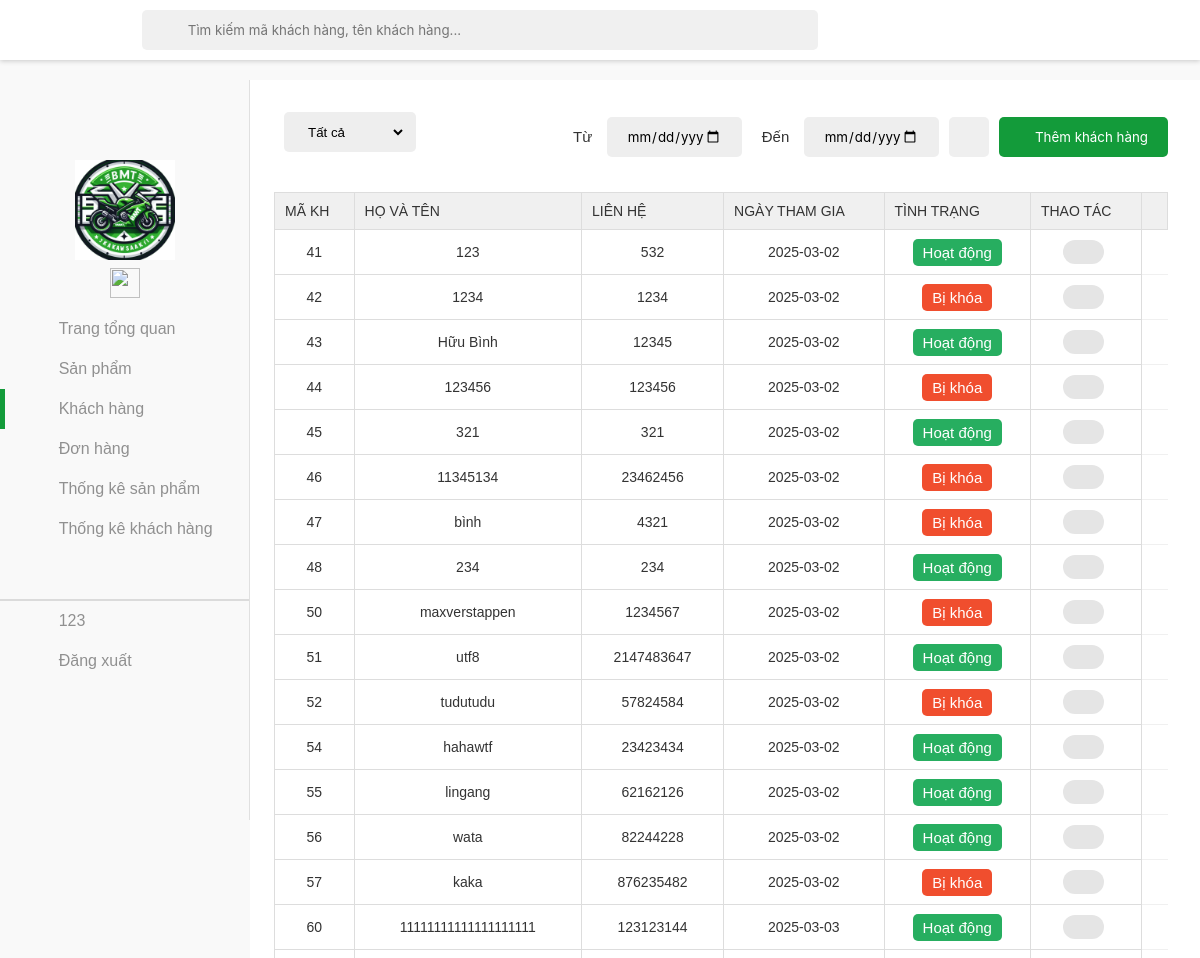
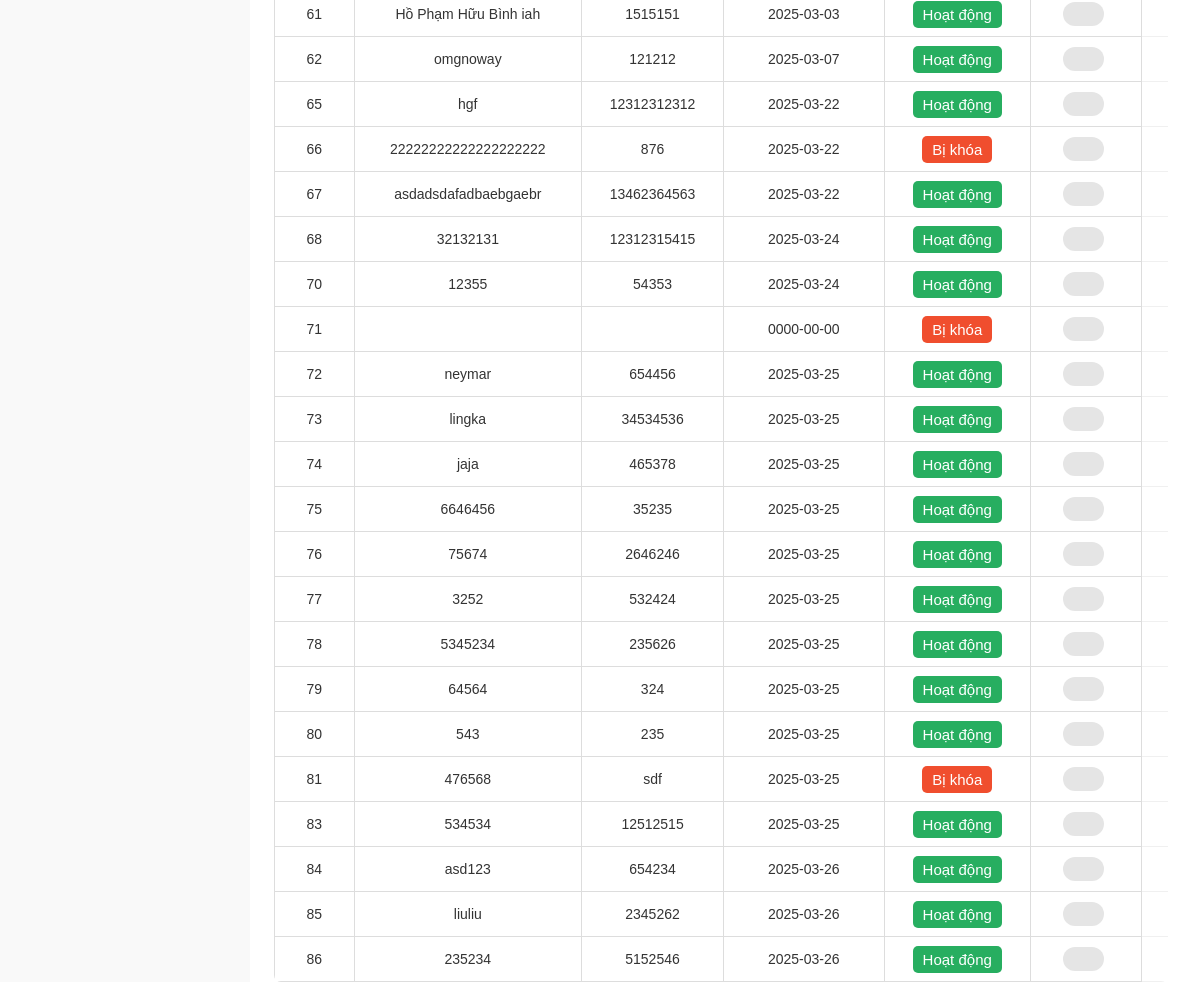
Screenshot of /khachhang/khachhang.php (signed in) with the database file from the repository (2 pictures, top to bottom).
### tables this page shows
CREATE TABLE `customer` (
  `id` int(20) NOT NULL,
  `name` varchar(20) NOT NULL,
  `contact` text NOT NULL,
  `joindate` date NOT NULL,
  `status` int(255) NOT NULL,
  `password` varchar(255) NOT NULL,
  `email` varchar(255) NOT NULL,
  `address` varchar(255) NOT NULL,
  `role` varchar(255) NOT NULL
);

### khachhang/khachhang.php (the view, shortened to what this page needs)
<!DOCTYPE php>
<html lang="en">
<head>
    <link rel="stylesheet" href="../assets/css/admin.css">
    <link href="../assets/font/font-awesome-pro-v6-6.2.0/css/all.min.css" rel="stylesheet" type="text/css" />
    <link rel="stylesheet" href="../assets/css/admin-responsive.css">
</head>
<body>
    <header class="header">
        <button class="menu-icon-btn">
            <div class="menu-icon">
                <i class="fa-regular fa-bars"></i>
            </div>
        </button>
    </header>
    <div class="container">
        <aside class="sidebar open">
            <div class="top-sidebar">
                <a href="#" class="channel-logo"><img src="../image/logo.png" alt="Channel Logo"></a>
                <div class="hidden-sidebar your-channel"><img src=""
                        style="height: 30px;" alt="">
                </div>
            </div>
            <div class="middle-sidebar">
                <ul class="sidebar-list">
                    <li class="sidebar-list-item tab-content ">
                        <a href="../admin.php" class="sidebar-link">
                            <div class="sidebar-icon"><i class="fa-light fa-house"></i></div>
                            <div class="hidden-sidebar">Trang tổng quan</div>
                        </a>
                    </li>
                    <li class="sidebar-list-item tab-content">
                        <a href="../sanpham/sanpham.php" class="sidebar-link">
                            <div class="sidebar-icon"><i class="fa-thin fa-motorcycle"></i></div>
                            <div class="hidden-sidebar">Sản phẩm</div>
                        </a>
                    </li>
                    <li class="sidebar-list-item tab-content active">
                        <a href="../khachhang/khachhang.php" class="sidebar-link">
                            <div class="sidebar-icon"><i class="fa-light fa-users"></i></div>
                            <div class="hidden-sidebar">Khách hàng</div>
                        </a>
                    </li>
                    <li class="sidebar-list-item tab-content">
                        <a href="../donhang/donhang.php" class="sidebar-link">
                            <div class="sidebar-icon"><i class="fa-light fa-basket-shopping"></i></div>
                            <div class="hidden-sidebar">Đơn hàng</div>
                        </a>
                    </li>
                    <li class="sidebar-list-item tab-content">
                        <a href="../thongkesp/thongke.php" class="sidebar-link">
                            <div class="sidebar-icon"><i class="fa-light fa-chart-simple"></i></div>
                            <div class="hidden-sidebar">Thống kê sản phẩm</div>
                        </a>
                    </li>
                    <li class="sidebar-list-item tab-content">
                        <a href="../thongkekh/thongkekh.php" class="sidebar-link">
                            <div class="sidebar-icon"><i class="fa-light fa-chart-simple"></i></div>
                            <div class="hidden-sidebar">Thống kê khách hàng</div>
                        </a>
                    </li>
                    <li class="sidebar-list-item user-logout" style="border-top: 2px solid rgba(0,0,0,0.12);">
                        <a href="#" class="sidebar-link">
                            <div class="sidebar-icon"><i class="fa-light fa-circle-user"></i></div>
                            <div class="hidden-sidebar" id="name-acc">
                                <?php echo $_SESSION['username']; ?>
                            </div>
                        </a>
                    </li>
                    <li class="sidebar-list-item user-logout">
                        <a href="../index.php" class="sidebar-link">
                            <div class="sidebar-icon"><i class="fa-light fa-arrow-right-from-bracket"></i></div>
                            <div class="hidden-sidebar" id="logoutacc">Đăng xuất</div>
                        </a>
                    </li>
                </ul>
            </div>
        </aside>
        <main class="content">
            <div class="section">
                <div class="admin-control">
                    <div class="admin-control-left">
                        <select name="tinh-trang-user" id="tinh-trang-user" >
                            <option value="2">Tất cả</option>
                        </select>
                    </div>
                    <div class="admin-control-center">
                        <form action="" class="form-search">
                            <span class="search-btn"><i class="fa-light fa-magnifying-glass"></i></span>
                            <input id="form-search-user" type="text" class="form-search-input"
                                placeholder="Tìm kiếm mã khách hàng, tên khách hàng..." >
                        </form>
                    </div>
                    <div class="admin-control-right">
                        <form action="" class="fillter-date">
                            <div>
                                <label for="time-start">Từ</label>
                                <input type="date" class="form-control-date" id="time-start-user" value="">
                            </div>
                            <div>
                                <label for="time-end">Đến</label>
                                <input type="date" class="form-control-date" id="time-end-user" value="">
                            </div>
                        </form>
                        <button class="btn-reset-order" ><i
                                class="fa-light fa-arrow-rotate-right"></i></button>
                        <a href="newkhachhang.php"><button id="btn-add-user" class="btn-control-large" ><i
                                class="fa-light fa-plus"></i> <span>Thêm khách hàng</span></button></a>
                    </div>
                </div>
                <div class="table">
                    <table width="100%">
                        <thead>
                            <tr>
                                <td>MÃ KH</td>
                                <td>Họ và tên</td>
                                <td>Liên hệ</td>
                                <td>Ngày tham gia</td>
                                <td>Tình trạng</td>
                                <td>Thao tác</td>
                                <td></td>
                            </tr>
                        </thead>
                        <tbody id="show-user">
                            <?php
                            $servername="localhost";
                            $username="root";
                            $password="";
                            $dbname="admindoan";
                            $conn = new mysqli($servername,$username,$password,$dbname);
                            $sql="SELECT id, name, contact, joindate, status FROM customer";
                            $result = $conn->query($sql);
                            if ($result->num_rows > 0) {
                                while($row= $result->fetch_assoc()) {
                                    echo "<tr>";
                                    echo "<td>".$row["id"]."</td>";
                                    echo "<td>".$row["name"]."</td>";
                                    echo "<td>".$row["contact"]."</td>";
                                    echo "<td>".$row["joindate"]."</td>";
                                    echo "<td><span class='status-".($row["status"]==1?"complete":"no-complete")."'>".($row["status"]==1?"Hoạt động":"Bị khóa")."</span></td>";
                                    echo "<td class='control control-table'>";
                                    echo "<a href='changekhachhang.php?id=".$row["id"]."'><button class='btn-edit' id='edit-account'  >";
                                    echo "<i class='fa-light fa-pen-to-square'></i></button></a>";
                                    echo "</td>";
                                    echo "</tr>";
                                }} else {
                                    echo "<div class='no-products'>Không có sản phẩm nào!</div>";                }
                            ?>
                        </tbody>
                    </table>
                </div>
            </div>
        </main>
    </div>
</body>
</html>

### assets/css/admin-responsive.css (style rules this page uses)
:root { --red: #B5292F; --lightest-gray: rgb(249, 249, 249); }
@media only screen and (max-width: 1200px) { .admin-control-center { margin: 1rem -1rem; width: 25rem; } }
@media only screen and (max-width: 1200px) { select { margin-bottom: 10px; } }
@media only screen and (max-width: 1200px) { #tinh-trang,.form-control-date { width: 135px; } }
@media only screen and (max-width: 1200px) { .status-no-complete,.status-complete { display: inline; white-space: nowrap; } }
@media only screen and (max-width: 1200px) { .btn-reset-order { height: 40px; margin-top: 0px; } }
@media only screen and (max-width: 1200px) { .header { z-index: 100; display: flex; } }
@media only screen and (max-width: 1200px) { .form-search { position: fixed; left: 60px; top: 10px; width: 70%; z-index: 101; } }
@media only screen and (max-width: 1200px) { .sidebar { height: calc(100vh - var(--header-height)); top: var(--header-height); } }

### rows the page displays
customer: id "41", name "123", contact "532", joindate "2025-03-02", status "Hoạt động"
customer: id "42", name "1234", contact "1234", joindate "2025-03-02", status "Bị khóa"
customer: id "43", name "Hữu Bình", contact "12345", joindate "2025-03-02", status "Hoạt động"
customer: id "44", name "123456", contact "123456", joindate "2025-03-02", status "Bị khóa"
customer: id "45", name "321", contact "321", joindate "2025-03-02", status "Hoạt động"
customer: id "46", name "11345134", contact "23462456", joindate "2025-03-02", status "Bị khóa"
customer: id "47", name "bình", contact "4321", joindate "2025-03-02", status "Bị khóa"
customer: id "48", name "234", contact "234", joindate "2025-03-02", status "Hoạt động"
customer: id "50", name "maxverstappen", contact "1234567", joindate "2025-03-02", status "Bị khóa"
customer: id "51", name "utf8", contact "2147483647", joindate "2025-03-02", status "Hoạt động"
customer: id "52", name "tudutudu", contact "57824584", joindate "2025-03-02", status "Bị khóa"
customer: id "54", name "hahawtf", contact "23423434", joindate "2025-03-02", status "Hoạt động"
customer: id "55", name "lingang", contact "62162126", joindate "2025-03-02", status "Hoạt động"
customer: id "56", name "wata", contact "82244228", joindate "2025-03-02", status "Hoạt động"
customer: id "57", name "kaka", contact "876235482", joindate "2025-03-02", status "Bị khóa"
customer: id "60", name "11111111111111111111", contact "123123144", joindate "2025-03-03", status "Hoạt động"
customer: id "61", name "Hồ Phạm Hữu Bình iah", contact "1515151", joindate "2025-03-03", status "Hoạt động"
customer: id "62", name "omgnoway", contact "121212", joindate "2025-03-07", status "Hoạt động"
customer: id "65", name "hgf", contact "12312312312", joindate "2025-03-22", status "Hoạt động"
customer: id "66", name "22222222222222222222", contact "876", joindate "2025-03-22", status "Bị khóa"
customer: id "67", name "asdadsdafadbaebgaebr", contact "13462364563", joindate "2025-03-22", status "Hoạt động"
customer: id "68", name "32132131", contact "12312315415", joindate "2025-03-24", status "Hoạt động"
customer: id "70", name "12355", contact "54353", joindate "2025-03-24", status "Hoạt động"
customer: id "71", joindate "0000-00-00", status "Bị khóa"
customer: id "72", name "neymar", contact "654456", joindate "2025-03-25", status "Hoạt động"
customer: id "73", name "lingka", contact "34534536", joindate "2025-03-25", status "Hoạt động"
customer: id "74", name "jaja", contact "465378", joindate "2025-03-25", status "Hoạt động"
customer: id "75", name "6646456", contact "35235", joindate "2025-03-25", status "Hoạt động"
customer: id "76", name "75674", contact "2646246", joindate "2025-03-25", status "Hoạt động"
customer: id "77", name "3252", contact "532424", joindate "2025-03-25", status "Hoạt động"
customer: id "78", name "5345234", contact "235626", joindate "2025-03-25", status "Hoạt động"
customer: id "79", name "64564", contact "324", joindate "2025-03-25", status "Hoạt động"
customer: id "80", name "543", contact "235", joindate "2025-03-25", status "Hoạt động"
customer: id "81", name "476568", contact "sdf", joindate "2025-03-25", status "Bị khóa"
customer: id "83", name "534534", contact "12512515", joindate "2025-03-25", status "Hoạt động"
customer: id "84", name "asd123", contact "654234", joindate "2025-03-26", status "Hoạt động"
customer: id "85", name "liuliu", contact "2345262", joindate "2025-03-26", status "Hoạt động"
customer: id "86", name "235234", contact "5152546", joindate "2025-03-26", status "Hoạt động"

### other values shown
$_SESSION['username'] "123"
